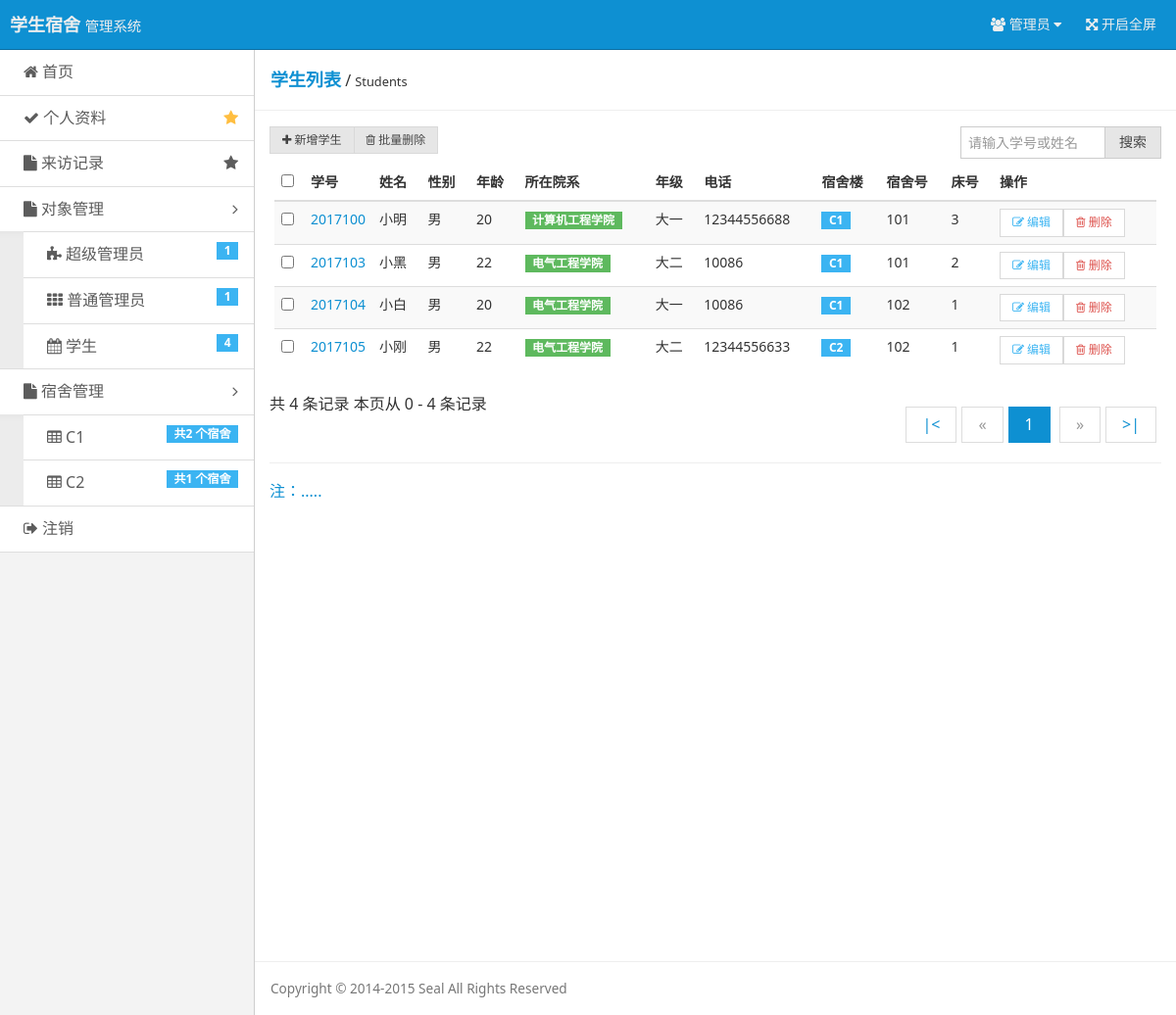
Page /pages/show-stu.php (signed in) on the committed database.
### tables this page shows
CREATE TABLE `build`  (
  `Build_Name` varchar(16) NOT NULL COMMENT '宿舍名',
  `Build_Id` varchar(16) NOT NULL COMMENT '宿舍楼',
  `Build_Price` varchar(16) NOT NULL COMMENT '宿舍单价',
  PRIMARY KEY (`Build_Name`) USING BTREE
);

CREATE TABLE `student`  (
  `Stu_No` varchar(16) NOT NULL COMMENT '学号',
  `Stu_Sex` varchar(16) NOT NULL COMMENT '性别',
  `Stu_Age` varchar(16) NOT NULL COMMENT '年龄',
  `Stu_Grade` varchar(16) NOT NULL COMMENT '年级',
  `Stu_Department` varchar(16) NOT NULL COMMENT '院系',
  `Stu_Phone` varchar(16) NOT NULL COMMENT '电话',
  `Dor_Id` varchar(16) NOT NULL COMMENT '宿舍id',
  `Dor_DedNum` varchar(16) NOT NULL COMMENT '床号',
  PRIMARY KEY (`Stu_No`) USING BTREE
);

CREATE TABLE `user`  (
  `user_Num` varchar(16) NOT NULL COMMENT '用户编号',
  `Id` varchar(16) NOT NULL COMMENT '用户编号，如果是学生请输入学号',
  `UserName` varchar(16) NOT NULL COMMENT '姓名',
  `Password` varchar(16) NOT NULL COMMENT '登陆密码',
  `Power` varchar(16) NOT NULL COMMENT '用户权限',
  PRIMARY KEY (`Id`) USING BTREE
);

CREATE TABLE `dormitory`  (
  `Dor_Id` varchar(16) NOT NULL COMMENT '宿舍id',
  `Dor_No` varchar(16) NOT NULL COMMENT '宿舍编号',
  `Dor_BedNum` varchar(16) NOT NULL COMMENT '床位数',
  `Dor_Person` varchar(16) NOT NULL COMMENT '已入住人数',
  `Build_Id` varchar(16) NOT NULL COMMENT '归属宿舍楼',
  PRIMARY KEY (`Dor_Id`) USING BTREE
);

### pages/show-stu.php (the view, shortened to what the rows shown need)
<?php
require 'connect/database.php';
require 'include/checklogin.php';
$num_rec_per_page = 10;
if (isset($_GET["page"])) {
    $page = $_GET["page"];
} else {
    $page = 1;
};
$start_from = ($page - 1) * $num_rec_per_page;
$stu_query_page = "SELECT student.*,user.UserName FROM student,user WHERE Id = Stu_No AND Power=3 ORDER BY Stu_No LIMIT {$start_from}, {$num_rec_per_page}";
$stu_result_page = mysqli_query($conn,$stu_query_page) or die ('SQL语句有误：' . mysqli_error($conn));
?>
<!doctype html>
<html class="no-js">
<head>
    <link rel="stylesheet" href="assets/css/amazeui.min.css"/>
    <link rel="stylesheet" href="assets/css/admin.css">
</head>
<body>
<div class="am-cf admin-main">
    <?php require 'tools/siderbar.php'; ?>
    <div class="admin-content">
        <div class="admin-content-body">
            <div class="am-g">
                <div class="am-u-sm-12">
                    <form class="am-form">
                        <table class="am-table am-table-striped am-table-hover table-main">
                            <thead>
                            <tr>
                                <th class="table-check"><input type="checkbox"/></th>
                                <th class="table-id">学号</th>
                                <th class="table-author am-hide-sm-only">姓名</th>
                                <th>性别</th>
                                <th>年龄</th>
                                <th>所在院系</th>
                                <th>年级</th>
                                <th>电话</th>
                                <th>宿舍楼</th>
                                <th>宿舍号</th>
                                <th>床号</th>
                                <th class="table-set">操作</th>
                            </tr>
                            </thead>
                            <tbody>
                            <?php
                            while ($students = mysqli_fetch_array($stu_result_page)) {
                                ?>
                                <tr>
                                    <td><input type="checkbox"/></td>
                                    <td>
                                        <a href="?r=user-stu&sno=<?php echo $students['Stu_No'] ?>&edit_target=<?php if ($students['Stu_No'] == $user_no) echo "self"; else if ($user_power == 3) echo "others&tno=$user_no";else echo "others"; ?>"><?php echo $students['Stu_No'] ?></a>
                                    </td>
                                    <td><?php echo $students['UserName'] ?></td>
                                    <td><?php echo $students['Stu_Sex'] ?></td>
                                    <td><?php echo $students['Stu_Age'] ?></td>
                                    <td>
                                        <span class="am-badge am-badge-success"><?php echo $students['Stu_Department'] ?></span>
                                    </td>
                                    <td><?php echo $students['Stu_Grade'] ?></td>
                                    <td><?php echo $students['Stu_Phone'] ?></td>
                                    <?php
                                    $user_stu_current_dor_build_query=mysqli_query($conn,"SELECT build.Build_Name, build.Build_Id FROM dormitory,Build WHERE dormitory.Dor_Id='{$students['Dor_Id']}' AND dormitory.Build_Id=Build.Build_Id");
                                    $user_stu_current_dor_build = mysqli_fetch_array($user_stu_current_dor_build_query);
                                    $user_stu_current_dor_query=mysqli_query($conn,"SELECT * FROM dormitory,build WHERE dormitory.Dor_Id='{$students['Dor_Id']}' AND dormitory.Build_Id=Build.Build_Id");
                                    $users_stu_current_dor=mysqli_fetch_array($user_stu_current_dor_query);
                                    ?>
                                    <td>
                                        <span class="am-badge am-badge-secondary"><?php echo $user_stu_current_dor_build['Build_Name'] ?></span>
                                    </td>
                                    <td><?php echo $users_stu_current_dor['Dor_No'] ?></td>
                                    <td><?php echo $students['Dor_DedNum'] ?></td>
                                    <td>
                                        <div class="am-btn-toolbar">
                                            <div class="am-btn-group am-btn-group-xs">
                                                <button class="am-btn am-btn-default am-btn-xs am-text-secondary"
                                                        type="button"
                                                        onclick="location.href='?r=user-stu&sno=<?php echo $students['Stu_No'] ?>&edit_target=<?php if ($students['Stu_No'] == $user_no) echo "self"; else if ($user_power == 3) echo "others&tno=$user_no";else echo "others"; ?>'">
                                                    <span class="am-icon-pencil-square-o"></span> <?php if ($students['Stu_No'] == $user_no || $user_power == 1 || $user_power == 2) echo "编辑"; else echo "查看"; ?>
                                                </button>
                                                <a href="?r=user-delete&delete_no=<?php echo $students['Stu_No'] ?>&isdelete=true&from=show-stu">
                                                    <button class="am-btn am-btn-default am-btn-xs am-text-danger"
                                                            type="button" <?php if ($user_power != 1) echo 'style="display: none;"' ?>
                                                            onclick="return confirm('删除后无法恢复数据，是否继续？');">
                                                        <span class="am-icon-trash-o"></span> 删除
                                                    </button>
                                                </a>
                                            </div>
                                        </div>
                                    </td>
                                </tr>
                            <?php } ?>
                            </tbody>
                        </table>
                    </form>
                </div>
            </div>
        </div>
    </div>
</div>
</body>
</html>

### tools/siderbar.php (shortened to what the rows shown need)
<?php
require 'connect/database.php';
require 'include/checklogin.php';
$dormitory_builds_query=mysqli_query($conn,"SELECT * FROM build ORDER BY Build_Id ");
?>
<div class="admin-sidebar am-offcanvas" id="admin-offcanvas">
    <div class="am-offcanvas-bar admin-offcanvas-bar">
        <ul class="am-list admin-sidebar-list">
            <li class="admin-parent" <?php if ($user_power == 3) echo 'style="display: none;"' ?>>
                <ul class="am-list am-collapse admin-sidebar-sub am-in" id="collapse-nav">
                    <?php
                    while ($dormitory_builds = mysqli_fetch_array($dormitory_builds_query)) {
                        ?>
                        <li><a href="?r=show-dormitories&db_id=<?php echo $dormitory_builds['Build_Id'] ?>"><span
                                        class="am-icon-table"></span> <?php echo $dormitory_builds['Build_Name'] ?>
                                <span
                                        class="am-badge am-badge-secondary am-margin-right am-fr">共<?php echo mysqli_num_rows(mysqli_query($conn,"SELECT * FROM dormitory d,build b WHERE d.Build_Id = b.Build_Id AND b.Build_Name ='{$dormitory_builds['Build_Name']}' ")) ?>
                                    个宿舍</span></a>
                        </li>
                    <?php } ?>
                </ul>
            </li>
        </ul>
    </div>
</div>

### rows in the picture
build: Build_Name "C1", Build_Name "2"
build: Build_Name "C2", Build_Name "1"
student: Stu_No "2017100", user.UserName "小明", Stu_Sex "男", Stu_Age "20", Stu_Department "计算机工程学院", Stu_Grade "大一", Stu_Phone "12344556688", build.Build_Name "C1", Dor_Id.Dor_No "101", Dor_DedNum "3", shows "编辑"
student: Stu_No "2017103", user.UserName "小黑", Stu_Sex "男", Stu_Age "22", Stu_Department "电气工程学院", Stu_Grade "大二", Stu_Phone "10086", build.Build_Name "C1", Dor_Id.Dor_No "101", Dor_DedNum "2", shows "编辑"
student: Stu_No "2017104", user.UserName "小白", Stu_Sex "男", Stu_Age "20", Stu_Department "电气工程学院", Stu_Grade "大一", Stu_Phone "10086", build.Build_Name "C1", Dor_Id.Dor_No "102", Dor_DedNum "1", shows "编辑"
student: Stu_No "2017105", user.UserName "小刚", Stu_Sex "男", Stu_Age "22", Stu_Department "电气工程学院", Stu_Grade "大二", Stu_Phone "12344556633", build.Build_Name "C2", Dor_Id.Dor_No "102", Dor_DedNum "1", shows "编辑"

### other values in the picture
$super_admins_count "1"
$normal_admins_count "1"
$students_count "4"
$start_from "0"
